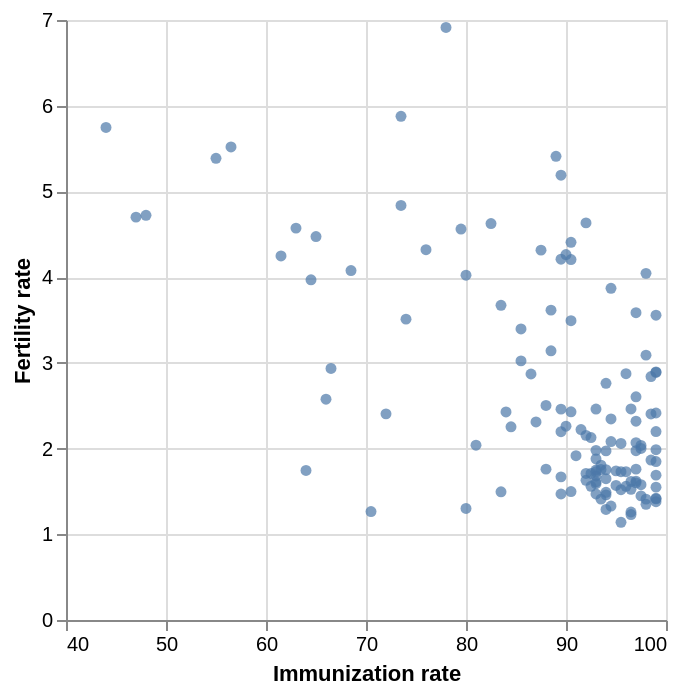

Here is the notebook cell this chart was saved with:
### Markdown cell above
Once again, we observe a negative relationship, but the data is more scattered compared other variables. Immunization rates tend to cluster around the 90-100% range, with fertility rates showing a downward trend as immunization coverage increases.

### Code cell
base = alt.Chart(data)
    
scatter_imz = base.mark_circle().encode( 
    x = alt.X("immunization:Q",
              scale = alt.Scale(zero = False),
              title = "Immunization rate"), 
    y = alt.Y("fertility_total:Q",
              title = "Fertility rate")
).properties(
    width = 300,
    height = 300)

scatter_imz

### Figure 1 — Vega-Lite specification as saved in the notebook (floating-point values rounded to 4 significant figures; data arrays with more than 128 entries replaced by an {"elided": "..."} marker saying what was removed)
{"$schema": "https://vega.github.io/schema/vega-lite/v5.20.1.json", "config": {"view": {"continuousHeight": 300, "continuousWidth": 300}}, "data": {"name": "data-accef6edfcc22ad026ad416e1ee30720"}, "datasets": {"data-accef6edfcc22ad026ad416e1ee30720": {"elided": "129 records"}}, "encoding": {"x": {"field": "immunization", "scale": {"zero": false}, "title": "Immunization rate", "type": "quantitative"}, "y": {"field": "fertility_total", "title": "Fertility rate", "type": "quantitative"}}, "height": 300, "mark": {"type": "circle"}, "width": 300}
